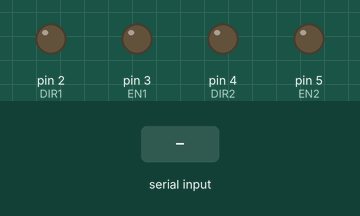
Simulated run of this sketch. Board: Arduino Uno, built with avr-gcc and run on an emulated ATmega328P. Parts: output pins drawn as LEDs (lit = HIGH). Inputs (shaded band) come from the test bench.

Above: at 2.0 s.
2.1 s: byte 1 (1) received over Serial
At 2.9 s:
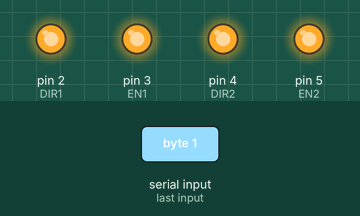
3.6 s: byte 0 (0) received over Serial
At 4.0 s:
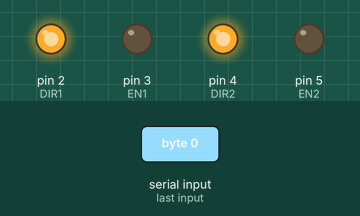
5.1 s: byte 2 (2) received over Serial
At 6.3 s:
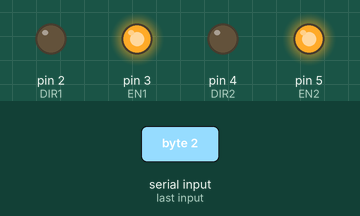
6.6 s: byte 3 (3) received over Serial
At 7.5 s:
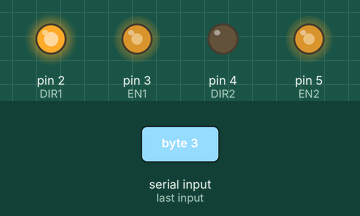
8.1 s: byte 4 (4) received over Serial
At 8.7 s:
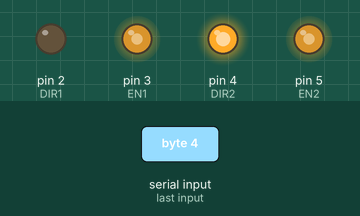
9.6 s: byte 0 (0) received over Serial
At 11.0 s:
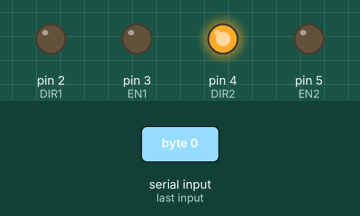
Timing chart, 0 to 12.1 s (numbered marks = the images above; inputs shaded):
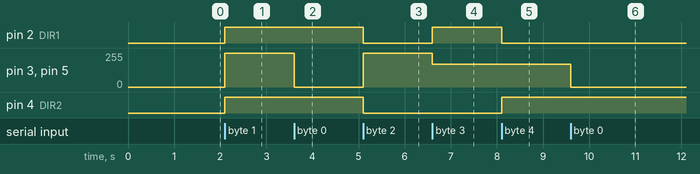

Measured:
- after the input at 2.1 s, pin 2 (DIR1), pin 4 (DIR2): LOW → HIGH at once; pin 3 (EN1), pin 5 (EN2): 0/255 → 255/255 at once
- after the input at 3.6 s, pin 3 (EN1), pin 5 (EN2): 255/255 → 0/255 at once
- after the input at 5.1 s, pin 2 (DIR1), pin 4 (DIR2): HIGH → LOW at once; pin 3 (EN1), pin 5 (EN2): 0/255 → 255/255 at once
- after the input at 6.6 s, pin 2 (DIR1): LOW → HIGH at once; pin 3 (EN1), pin 5 (EN2): 255/255 → 170/255 at once
- after the input at 8.1 s, pin 2 (DIR1): HIGH → LOW at once; pin 4 (DIR2): LOW → HIGH at once
- after the input at 9.6 s, pin 3 (EN1), pin 5 (EN2): 170/255 → 0/255 at once

The sketch:

Tank_movement.ino
```cpp
//#include <SoftwareSerial.h>

int LED1 = 6;
int LED2 = 11;

int DIR1 = 2;  // Цифровые порты, отвечающие за направление движения
int DIR2 = 4;
int EN1 = 3;  // ШИМ порты, отвечающие за скорость вращения мотора
int EN2 = 5;

int M_PWR = 170;

int commandByte;

//SoftwareSerial btSerial(0, 1); // RX, TX

void setup(){
    pinMode(DIR1, OUTPUT);
    pinMode(DIR2, OUTPUT);
    pinMode(EN1, OUTPUT);
    pinMode(EN2, OUTPUT);

    for (int i=0; i<4; i++){
      delay(100);
      digitalWrite(LED1, 1);
      digitalWrite(LED2, 1);
      delay(100);
      digitalWrite(LED1, 0);
      digitalWrite(LED2, 0);
    }

    Serial.begin(9600);
}

void loop(){
    if (Serial.available() > 0) {
      commandByte = Serial.read();

      if (commandByte == 0) {
          digitalWrite(EN1, 0);
          digitalWrite(EN2, 0);
      } else {
          switch (commandByte) {
          case 1:
              digitalWrite(DIR1, 1);
              digitalWrite(DIR2, 1);
              digitalWrite(EN1, 1);
              digitalWrite(EN2, 1);
              break;
          case 2:
              digitalWrite(DIR1, 0);
              digitalWrite(DIR2, 0);
              digitalWrite(EN1, 1);
              digitalWrite(EN2, 1);
              break;
          case 3:
              digitalWrite(DIR1, 1);
              digitalWrite(DIR2, 0);
              analogWrite(EN1, M_PWR);
              analogWrite(EN2, M_PWR);
              break;
          case 4:
              digitalWrite(DIR1, 0);
              digitalWrite(DIR2, 1);
              analogWrite(EN1, M_PWR);
              analogWrite(EN2, M_PWR);
            break;
          }
      }
    }
}
```
